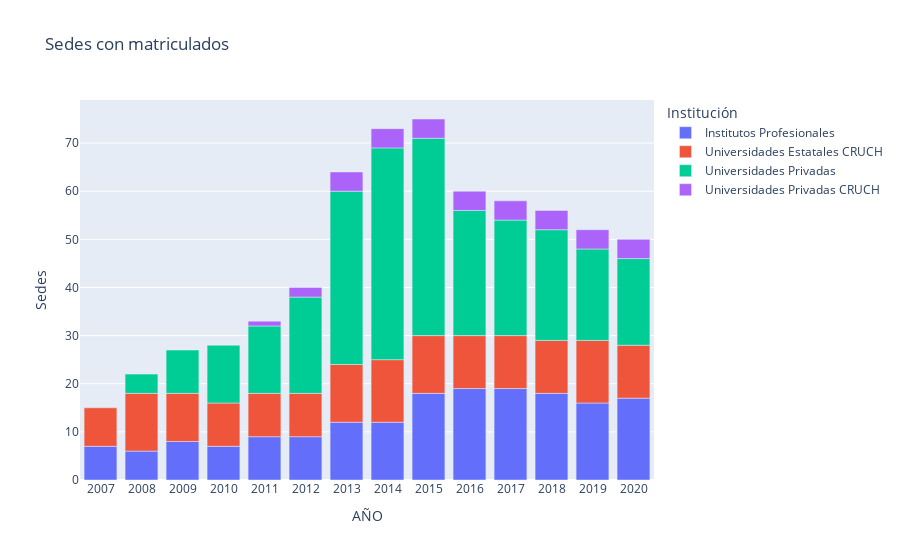

Notebook code cell kept with this figure:
### Code cell
fig = px.bar(matriculados_por_tipo, x="AÑO", color="CLASIFICACIÓN INSTITUCIÓN NIVEL 3", y="count", title="Sedes con matriculados")
fig.update_layout(yaxis={'title': 'Sedes'},
                    legend_title_text='Institución')
fig.show()

### Figure 1 — Plotly figure (JSON) as saved in the notebook; plotly's stock layout.template omitted (floating-point values rounded to 4 significant figures)
{"data": [{"alignmentgroup": "True", "hovertemplate": "CLASIFICACIÓN INSTITUCIÓN NIVEL 3=Institutos Profesionales<br>AÑO=%{x}<br>count=%{y}<extra></extra>", "legendgroup": "Institutos Profesionales", "marker": {"color": "#636efa"}, "name": "Institutos Profesionales", "offsetgroup": "Institutos Profesionales", "orientation": "v", "showlegend": true, "textposition": "auto", "type": "bar", "x": ["2007", "2008", "2009", "2010", "2011", "2012", "2013", "2014", "2015", "2016", "2017", "2018", "2019", "2020"], "xaxis": "x", "y": [7, 6, 8, 7, 9, 9, 12, 12, 18, 19, 19, 18, 16, 17], "yaxis": "y"}, {"alignmentgroup": "True", "hovertemplate": "CLASIFICACIÓN INSTITUCIÓN NIVEL 3=Universidades Estatales CRUCH<br>AÑO=%{x}<br>count=%{y}<extra></extra>", "legendgroup": "Universidades Estatales CRUCH", "marker": {"color": "#EF553B"}, "name": "Universidades Estatales CRUCH", "offsetgroup": "Universidades Estatales CRUCH", "orientation": "v", "showlegend": true, "textposition": "auto", "type": "bar", "x": ["2007", "2008", "2009", "2010", "2011", "2012", "2013", "2014", "2015", "2016", "2017", "2018", "2019", "2020"], "xaxis": "x", "y": [8, 12, 10, 9, 9, 9, 12, 13, 12, 11, 11, 11, 13, 11], "yaxis": "y"}, {"alignmentgroup": "True", "hovertemplate": "CLASIFICACIÓN INSTITUCIÓN NIVEL 3=Universidades Privadas<br>AÑO=%{x}<br>count=%{y}<extra></extra>", "legendgroup": "Universidades Privadas", "marker": {"color": "#00cc96"}, "name": "Universidades Privadas", "offsetgroup": "Universidades Privadas", "orientation": "v", "showlegend": true, "textposition": "auto", "type": "bar", "x": ["2008", "2009", "2010", "2011", "2012", "2013", "2014", "2015", "2016", "2017", "2018", "2019", "2020"], "xaxis": "x", "y": [4, 9, 12, 14, 20, 36, 44, 41, 26, 24, 23, 19, 18], "yaxis": "y"}, {"alignmentgroup": "True", "hovertemplate": "CLASIFICACIÓN INSTITUCIÓN NIVEL 3=Universidades Privadas CRUCH<br>AÑO=%{x}<br>count=%{y}<extra></extra>", "legendgroup": "Universidades Privadas CRUCH", "marker": {"color": "#ab63fa"}, "name": "Universidades Privadas CRUCH", "offsetgroup": "Universidades Privadas CRUCH", "orientation": "v", "showlegend": true, "textposition": "auto", "type": "bar", "x": ["2011", "2012", "2013", "2014", "2015", "2016", "2017", "2018", "2019", "2020"], "xaxis": "x", "y": [1, 2, 4, 4, 4, 4, 4, 4, 4, 4], "yaxis": "y"}], "layout": {"barmode": "relative", "legend": {"title": {"text": "Institución"}, "tracegroupgap": 0}, "title": {"text": "Sedes con matriculados"}, "xaxis": {"anchor": "y", "domain": [0, 1], "title": {"text": "AÑO"}}, "yaxis": {"anchor": "x", "domain": [0, 1], "title": {"text": "Sedes"}}}}
